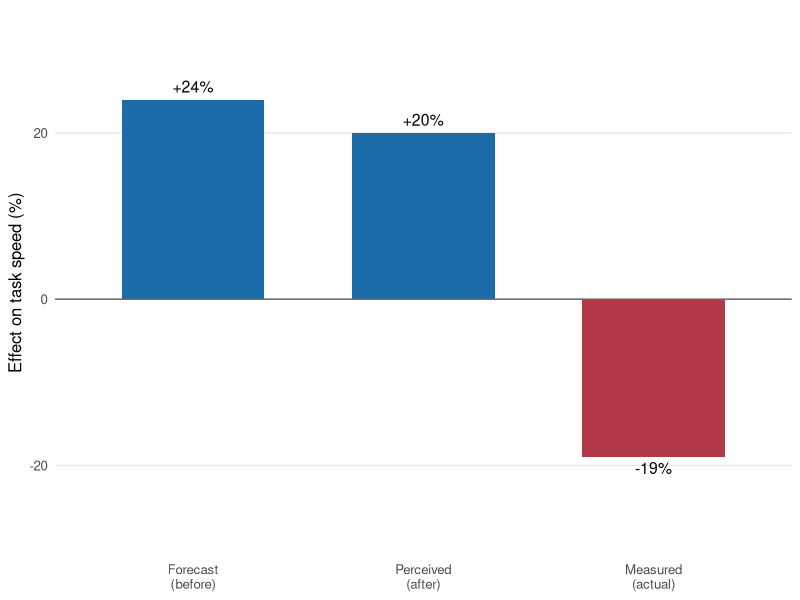

Reproduce this figure in R.
## ---- chunk 1
#| label: fig-metr-perception
#| fig-cap: "The perception gap in the METR randomized trial of experienced open-source developers. Positive values are a speed-up. Developers forecast a 24% speed-up and, even after the study, believed they had gained 20%; the measured effect was a 19% slowdown. The lesson is not that AI tools always slow experts down (the task and codebase matter), but that self-reported speed is an unreliable guide to actual speed. Values from the cited study."
#| echo: false
#| fig-width: 7
#| fig-height: 3.4
library(ggplot2)
library(tibble)
metr <- tibble::tibble(
  measure = c("Forecast\n(before)", "Perceived\n(after)",
              "Measured\n(actual)"),
  value = c(24, 20, -19)
)
metr$measure <- factor(metr$measure, levels = metr$measure)
metr$sign <- ifelse(metr$value < 0, "slowdown", "speedup")
ggplot(metr, aes(measure, value, fill = sign)) +
  geom_col(width = 0.62) +
  geom_hline(yintercept = 0, colour = "grey40") +
  geom_text(aes(label = sprintf("%+d%%", value),
                vjust = ifelse(metr$value < 0, 1.4, -0.6)),
            size = 4) +
  scale_fill_manual(values = c(speedup = "#1b6ca8",
                               slowdown = "#b23a48"),
                    guide = "none") +
  scale_y_continuous(limits = c(-28, 32)) +
  labs(x = NULL, y = "Effect on task speed (%)") +
  theme_minimal(base_size = 12) +
  theme(panel.grid.minor = element_blank(),
        panel.grid.major.x = element_blank())
